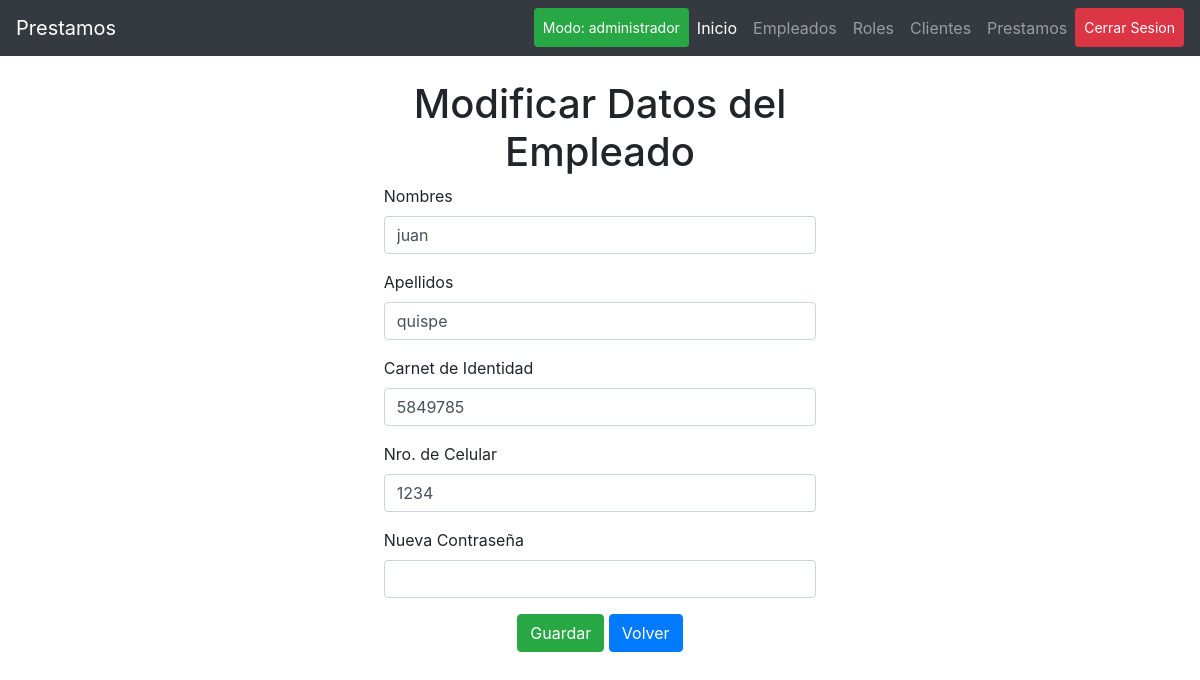
Page /empleado-modifica.php?id=1 (signed in) on the committed database.
### tables this page shows
CREATE TABLE `empleados` (
  `id_emp` int(11) NOT NULL,
  `nombre` varchar(100) DEFAULT NULL,
  `apellidos` varchar(100) DEFAULT NULL,
  `ci` int(11) DEFAULT NULL,
  `celular` int(11) DEFAULT NULL,
  `pass` varchar(100) DEFAULT NULL
);

### empleado-modifica.php (the view)
<?php
require_once('librerias/cab.php');
?>
<?php
require_once("librerias/conexionBD.php");
$id = $_REQUEST['id'];
$sql = "SELECT * FROM empleados WHERE id_emp = $id";
$query = $con->query($sql);
$row = $query->fetch_array();
?>
<div class="text-center">
    <div class="container ">
        <div class="col-lg-5 py-4 mx-auto">
            <div>
                <h1>Modificar Datos del Empleado</h1>
                <form class="text-left" name="modificar" action="empleado-modifica-procesa.php?id=<?= $row['id_emp']; ?>" method="post" enctype="multipart/form-data">
                        <div class="form-group"> <label for="form16">Nombres</label>
                            <input type="text" class="form-control" name="nombres" value="<?php echo $row['nombre']; ?>" required> </div>
                        <div class="form-group"> <label for="form17">Apellidos</label>
                            <input type="text" class="form-control" name="apellidos" value="<?php echo $row['apellidos']; ?>"> </div>
                        <div class="form-group"> <label for="form17">Carnet de Identidad</label>
                            <input type="text" class="form-control" name="carnet" value="<?php echo $row['ci']; ?>"> </div>
                        <div class="form-group"> <label for="form17">Nro. de Celular</label>
                            <input type="text" class="form-control" name="celular" value="<?php echo $row['celular']; ?>"> </div>
                        <div class="form-group"> <label for="form18">Nueva Contraseña</label>
                            <input type="password" class="form-control" name="pass" value="" required> </div>
                        <div align="center">
                            <button type="submit" class="btn btn-success">Guardar</button>
                            <a class="btn btn-primary" href="empleados.php">Volver</a>
                        </div>
                        <div>&nbsp;</div>
                </form>
            </div>
        </div>
    </div>
</div>
<?php
require_once('librerias/pie.php');
?>

### rows in the picture
empleados: nombres "juan", apellidos "quispe", carnet "5849785", celular "1234"

### other values in the picture
$cargo "administrador"
